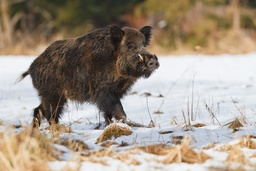
#> input picture image.jpg, 256 x 171 px, shrunk from 2000 x 1333 before the run
$ python 22.py
#> lines starting #> are read from the running program, lines starting #| are printed output that depends on the picture
import numpy as np
from PIL import Image
from scipy.spatial import Voronoi, voronoi_plot_2d

# Загрузка изображения
image = Image.open("image.jpg")
#> image is the input picture: PIL image 256x171 RGB; mean R, G, B 161.3, 148.7, 134.2
pixels = np.array(image)

# Генерация случайных точек
num_points = 2000
points = np.random.randint(0, pixels.shape[0], size=(num_points, 2))

# Вычисление диаграммы Вороного
vor = Voronoi(points)

# Формирование массива с цветами пикселей
result = np.zeros_like(pixels)
for i in range(pixels.shape[0]):
    for j in range(pixels.shape[1]):
        distances = np.sqrt(np.sum((points - [i, j])**2, axis=1))
        index = np.argmin(distances)
        result[i, j] = pixels[points[index][0], points[index][1]]
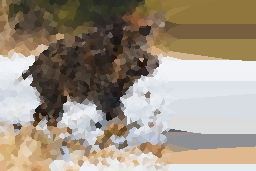
#> result: shape (171, 256, 3); mean R, G, B 158.1, 146, 130.6

# Сохранение результата
result_image = Image.fromarray(result)
result_image.save("save1.jpg")

$ run again, with 2.jpg copied over image.jpg
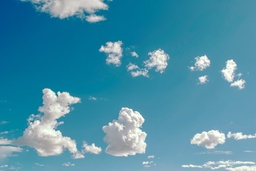
#> input picture 2.jpg, 256 x 171 px, shrunk from 6000 x 4000 before the run
#> image is the input picture: PIL image 256x171 RGB; mean R, G, B 73.7, 144.6, 168.4
#> after the loop `for i in range(pixels.shape[0]):`:
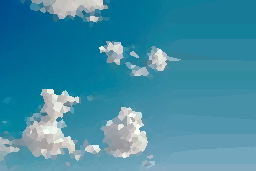
#> result: shape (171, 256, 3); mean R, G, B 63.7, 140.3, 165.2

$ run again, with save.jpg copied over image.jpg
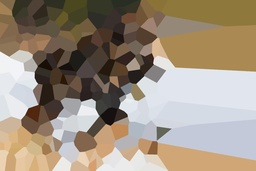
#> input picture save.jpg, 256 x 171 px, shrunk from 2000 x 1333 before the run
#> image is the input picture: PIL image 256x171 RGB; mean R, G, B 157.9, 144.5, 127.8
#> after the loop `for i in range(pixels.shape[0]):`:
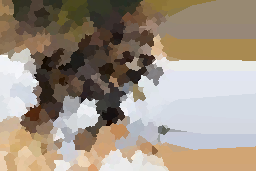
#> result: shape (171, 256, 3); mean R, G, B 159.6, 146.9, 132.6
